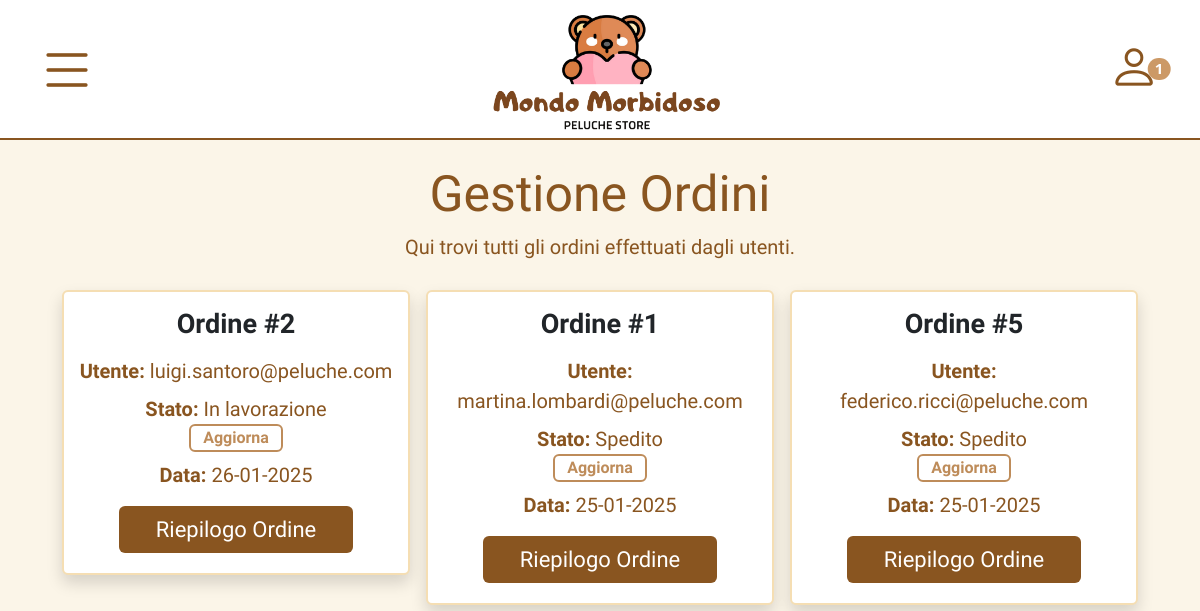
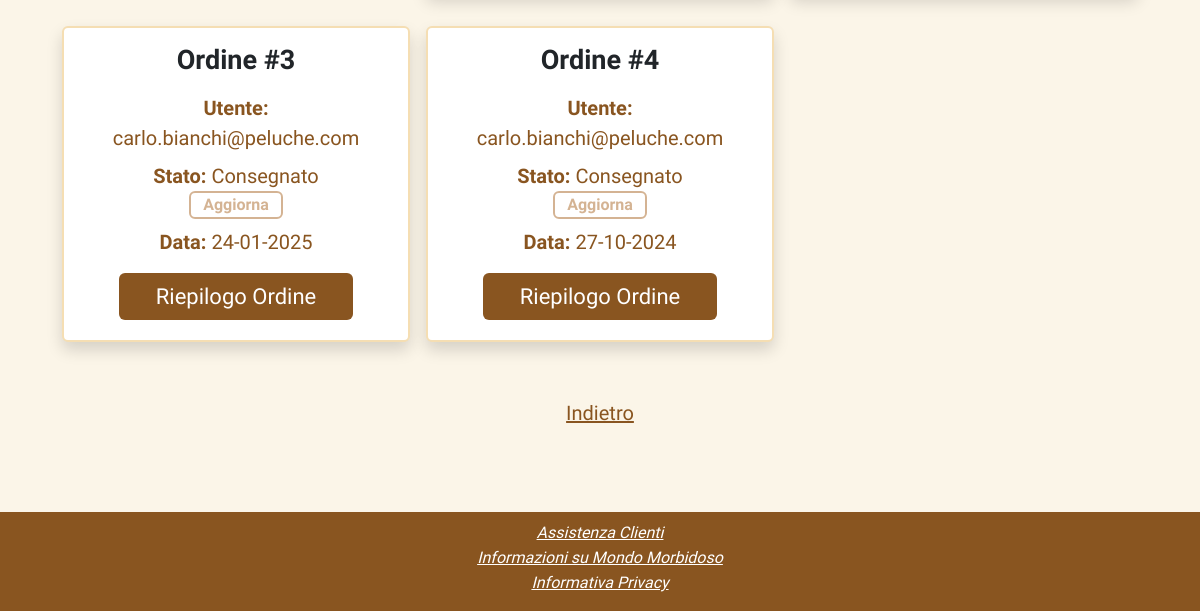
/php/ordini.php (signed in), run on an earlier commit of the app's database (2 pictures, top to bottom).
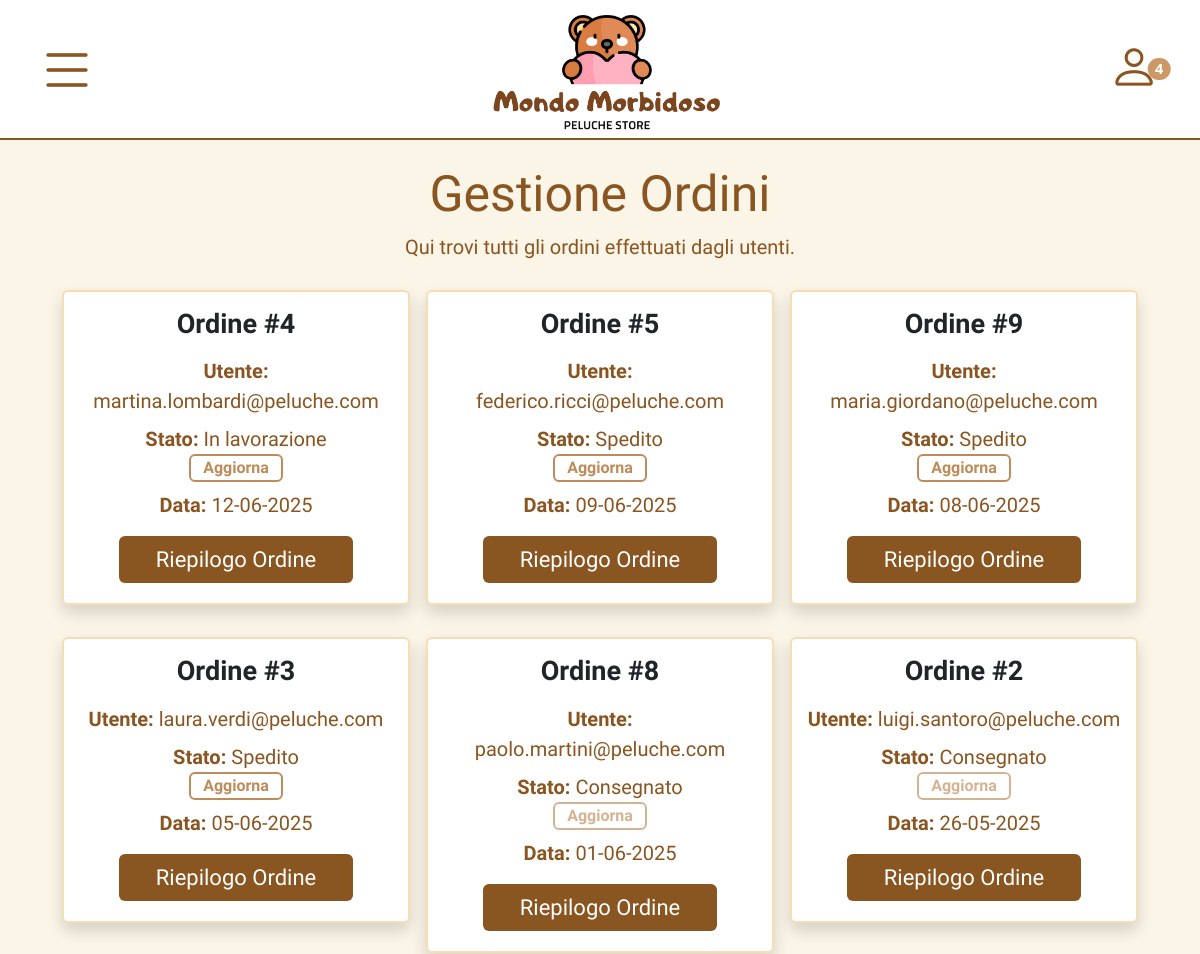
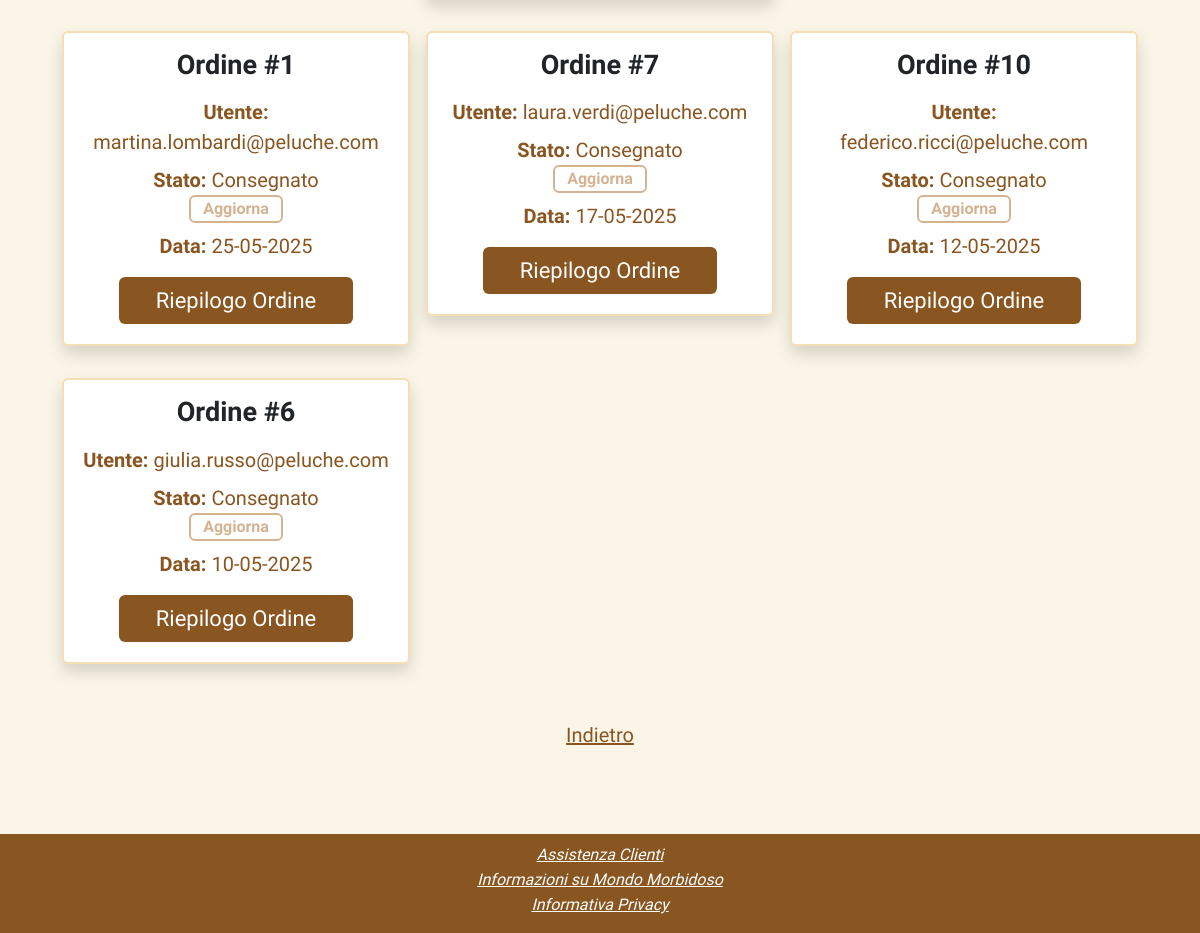
And on a later commit of the database (2 pictures, top to bottom).
### tables this page shows
create table ORDINE (
     Id_ordine INT not null auto_increment,
     Data_effettuazione DATE not null,
     Prezzo_finale DECIMAL(10,2) not null,
     Punti_usati INT not null,
     Stato ENUM('In lavorazione', 'Spedito', 'Consegnato') not null,
     Id_spedizione INT not null,
     E_mail VARCHAR(100) not null,
     primary key (Id_ordine),
     foreign key (Id_spedizione) references METODO_DI_SPEDIZIONE (Id_spedizione),
     foreign key (E_mail) references UTENTE (E_mail) ON UPDATE CASCADE);

### php/ordini.php (called while the page is built, shortened)
<?php
require_once("bootstrap.php");
$templateParams["titolo"] = "Mondo Morbidoso - Ordini";
$templateParams["nome"] = "ordiniC.php";
$templateParams["categorie"] = $dbhost->getCategories();
$templateParams["carrello"] = $dbhost->getCartProducts($_SESSION["utente"]);
if (isAdminLoggedIn()) {
    $templateParams["ordini"] = $dbhost->getAllOrders();
} else {
    $templateParams["ordini"] = $dbhost->getAllUserOrders($_SESSION["utente"]);
}
if(isAdminLoggedIn()) {
    $nuovenotificheadmin = $dbhost->getUserNewMessages($_SESSION['utente']);
}
require '../template/base.php';
?>

### utilities/functions.php (called while the page is built, shortened)
<?php
function getFormattedDate($data) {
    return DateTime::createFromFormat('Y-m-d', $data)->format('d-m-Y');
}
function isAdminLoggedIn() {
    return isset($_SESSION['utente']) && isset($_SESSION['admin']) && $_SESSION['admin'];
}
?>

### db/database.php (called while the page is built, shortened)
<?php
class DatabaseHelper {
    private $db;
    public function __construct($servername, $username, $password, $dbname, $port) {
        $this->db = new mysqli($servername, $username, $password, $dbname, $port);
    }
    public function getCategories() {
        $stmt = $this->db->prepare("SELECT * FROM categoria");
        $stmt->execute();
        $result = $stmt->get_result();
        return $result->fetch_all(MYSQLI_ASSOC);
    }
    public function getCartProducts($email) {
        $query = "SELECT c.E_mail, c.Id_prodotto, c.Quantita, p.Nome, p.Immagine, p.Scorta, p.Prezzo, p.Prezzo_punti FROM carrello c, prodotto p WHERE c.E_mail=? AND c.Id_prodotto = p.Id_prodotto";
        $stmt = $this->db->prepare($query);
        $stmt->bind_param('s', $email);
        $stmt->execute();
        $result = $stmt->get_result();
        return $result->fetch_all(MYSQLI_ASSOC);
    }
    public function getUserNewMessages($email) {
        $query = "SELECT COUNT(*) AS nuovenotifiche FROM notifica WHERE E_mail = ? AND Stato = 0";
        $stmt = $this->db->prepare($query);
        $stmt->bind_param('s', $email);
        $stmt->execute();
        $result = $stmt->get_result();
        $row = $result->fetch_assoc();
        return $row["nuovenotifiche"];
    }
    public function getAllOrders() {
        $query = "SELECT * FROM ordine ORDER BY Data_effettuazione DESC";
        $stmt = $this->db->prepare($query);
        $stmt->execute();
        $result = $stmt->get_result();
        return $result->fetch_all(MYSQLI_ASSOC);
    }
}
?>

### php/bootstrap.php (called while the page is built, shortened)
<?php
require_once("../utilities/functions.php");
require_once("../db/database.php");
$dbhost = new DatabaseHelper("localhost", "root", "", "morbidoso", 3306);
?>

### template/ordiniC.php (the view, shortened to what the changed rows need)
<div class="container mt-4 ps-4 pe-4 cont-orders">
    <?php if (isAdminLoggedIn()): ?>
        <h1 class="title mb-0">Gestione Ordini</h1>
    <?php else: ?>
        <h1 class="title mb-0">I tuoi Ordini</h1>
        <p class="text mt-2">Qui trovi tutti i peluche che hai acquistato finora!</p>
    <?php endif; ?>
    <div class="container mt-4 pt-1">
        <?php if(count($templateParams["ordini"]) == 0): ?>
            <div class="card shadow card-border ms-2 me-2 p-2">
                <div class="card-body">
                    <p class="text-italic">Oh no! Nessun ordine per ora!</p>
                </div>
            </div>
        <?php else: ?>
            <div class="row">
                <?php foreach($templateParams["ordini"] as $ordine): ?>
                    <div class="col-12 col-md-4 mb-4 pb-2 pe-1 ps-1">
                        <div class="card shadow card-border">
                            <div class="card-body">
                                <h2 class="mb-3 text fw-bold">Ordine #<?php echo $ordine["Id_ordine"] ?></h2>
                                <?php if (isAdminLoggedIn()): ?>
                                    <p class="text mb-2"><strong>Utente:</strong> <?php echo $ordine["E_mail"] ?></p>
                                    <p class="text mb-0"><strong>Stato: </strong><?php echo $ordine["Stato"]; ?></p>
                                    <div class="text-center">
                                        <button type="button" class="btn button-small fw-bold pt-0 pb-0 mb-2"
                                        data-bs-toggle="modal"
                                        data-bs-target="#order-<?php echo $ordine["Id_ordine"]; ?>"
                                        <?php echo $ordine['Stato'] == 'Consegnato' ? 'disabled' : '' ?>>
                                        Aggiorna
                                    </button>
                                </div>
                                    <p class="text mb-2"><strong>Data: </strong><?php echo getFormattedDate($ordine["Data_effettuazione"]) ?></p>
                                    <div class="text-center mt-3 mb-1">
                                        <a href="../php/dettaglioOrdine.php?id=<?php echo $ordine["Id_ordine"] ?>" class="btn button w-75">Riepilogo Ordine</a>
                                    </div>
                                <?php endif; ?>
                            </div>
                        </div>
                    </div>
                <?php endforeach; ?>
            </div>
        <?php endif; ?>
    </div>
</div>

### template/base.php (shortened to what the changed rows need)
<!DOCTYPE html>
<html lang="it">
<head>
    <link href="https://cdn.jsdelivr.net/npm/bootstrap@5.3.3/dist/css/bootstrap.min.css" rel="stylesheet">
    <link href="https://cdn.jsdelivr.net/npm/bootstrap-icons/font/bootstrap-icons.css" rel="stylesheet">
    <link rel="stylesheet" type="text/css" href="../css/style.css?v=117" />
</head>
<body>
    <header>
        <?php if(isAdminLoggedIn()): ?>
            <a href="../php/account.php" class="btn position-relative user pe-3 ps-1 button-empty">
                <span class="bi bi-person" aria-hidden="true"></span>
                <span class="position-absolute top-50 start-60 translate-middle badge rounded-pill user-badge">
                    <?php echo $nuovenotificheadmin ?>
                </span>
            </a>
        <?php endif; ?>
    </header>
    <main>
        <?php
        require($templateParams["nome"]);
        ?>
    </main>
</body>
</html>

What changed in the data, as far as the page shows it:
changed ordine id 4: E_mail "carlo.bianchi@peluche.com" → "martina.lombardi@peluche.com"; Stato "Consegnato" → "In lavorazione"; Data_effettuazione "27-10-2024" → "12-06-2025"; moves up the list
changed ordine id 5: Data_effettuazione "25-01-2025" → "09-06-2025"; moves up the list
added ordine: Id_ordine "9", E_mail "maria.giordano@peluche.com", Stato "Spedito", Data_effettuazione "08-06-2025"
changed ordine id 3: E_mail "carlo.bianchi@peluche.com" → "laura.verdi@peluche.com"; Stato "Consegnato" → "Spedito"; Data_effettuazione "24-01-2025" → "05-06-2025"; moves up the list
added ordine: Id_ordine "8", E_mail "paolo.martini@peluche.com", Stato "Consegnato", Data_effettuazione "01-06-2025"
changed ordine "luigi.santoro@peluche.com": Stato "In lavorazione" → "Consegnato"; Data_effettuazione "26-01-2025" → "26-05-2025"
changed ordine id 1: Stato "Spedito" → "Consegnato"; Data_effettuazione "25-01-2025" → "25-05-2025"
added ordine: Id_ordine "7", E_mail "laura.verdi@peluche.com", Stato "Consegnato", Data_effettuazione "17-05-2025"
added ordine: Id_ordine "10", E_mail "federico.ricci@peluche.com", Stato "Consegnato", Data_effettuazione "12-05-2025"
added ordine: Id_ordine "6", E_mail "giulia.russo@peluche.com", Stato "Consegnato", Data_effettuazione "10-05-2025"
Also different on the page:
$nuovenotificheadmin: "1" → "4"
